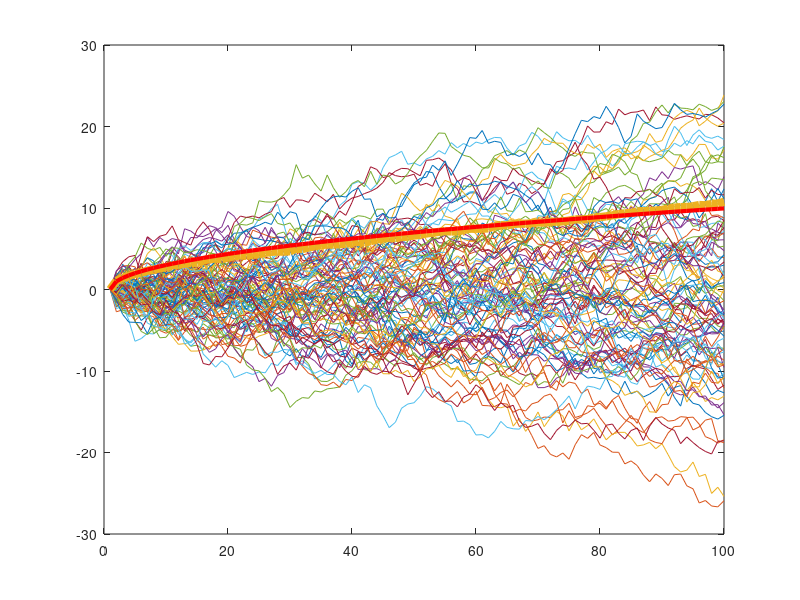

The MATLAB script that drew this image:
%%
M=100;% on fera M tests
N=100; % de longueur N chacun
d = zeros(M,N);
for j = 1:M 
    for i = 2:N
        n = randn; % c'est un bruit d-ecart type 1
        d(j,i) = d(j,i-1) + n; % on integre a chaque Te
    end
end
plot(d')         % Ce sont toutes les M trajectoires de longueur N simulees
m = std(d);      % on prends l'ecart-type
line(1:N,m,'linewidth',6)                     % C'est l-ecart-type de sortie
line(1:N,sqrt(0:N-1),'color','r','linewidth',3) % C'est une courbe suivant sqrt(t)
